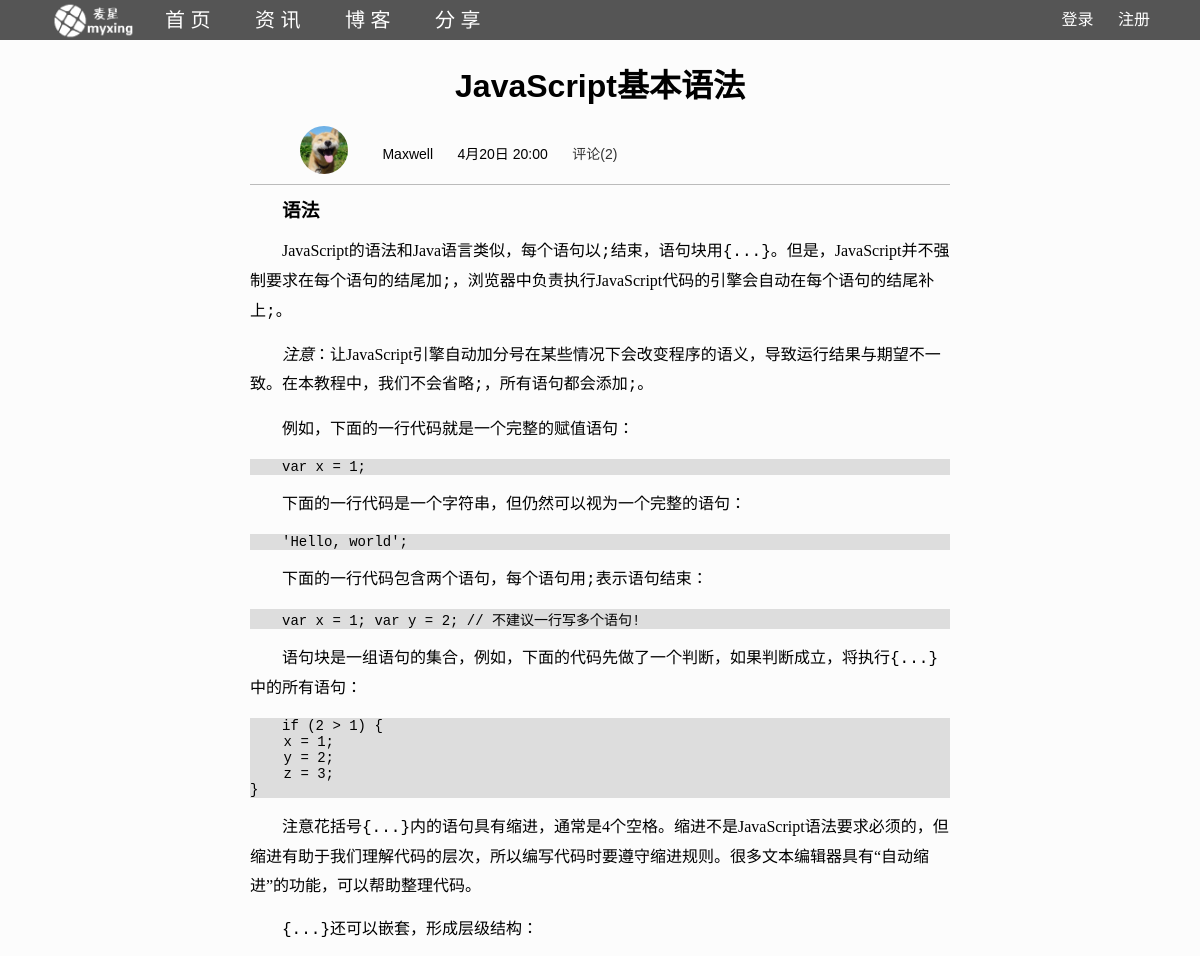
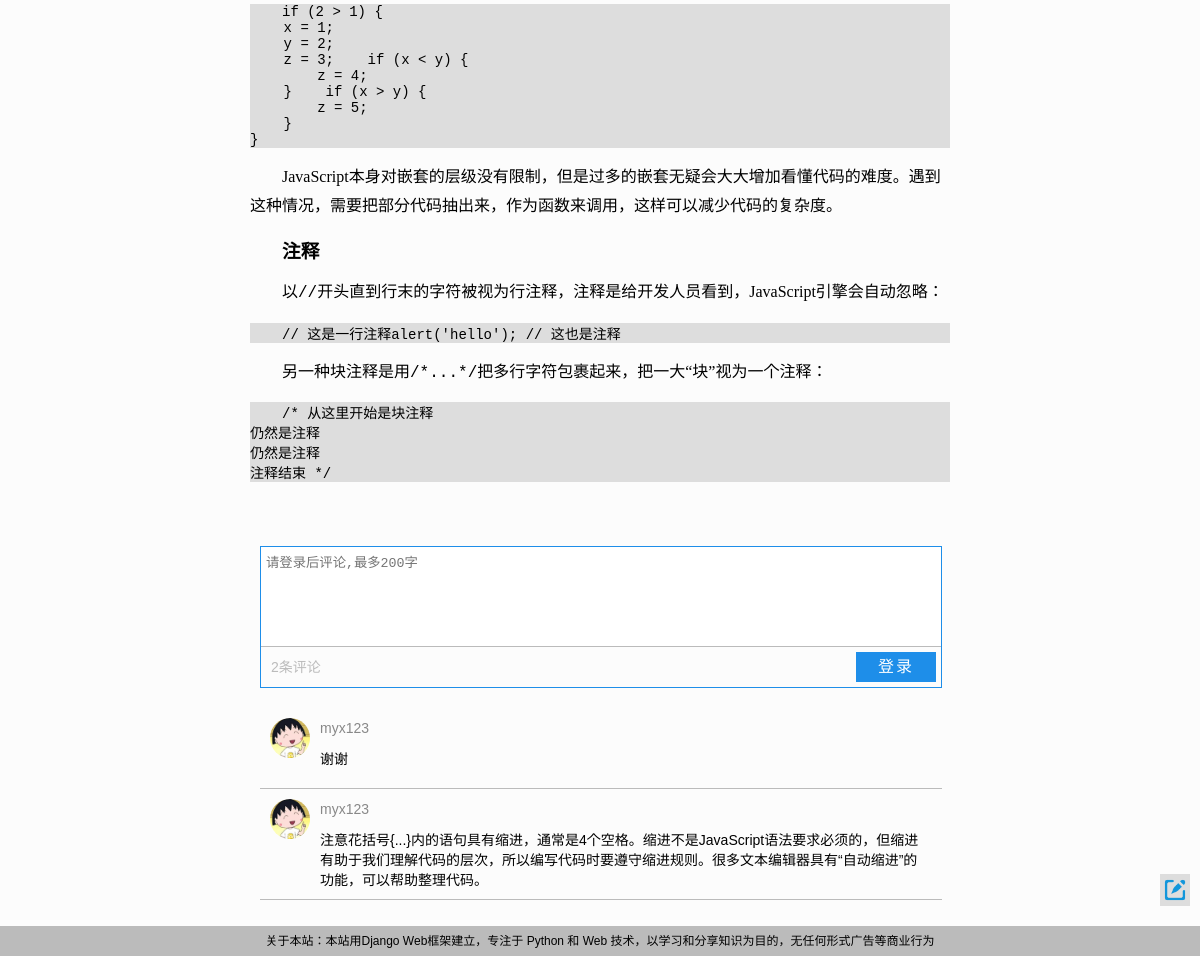
/blog-index/29/, run on an earlier commit of the app's database (2 pictures, top to bottom).
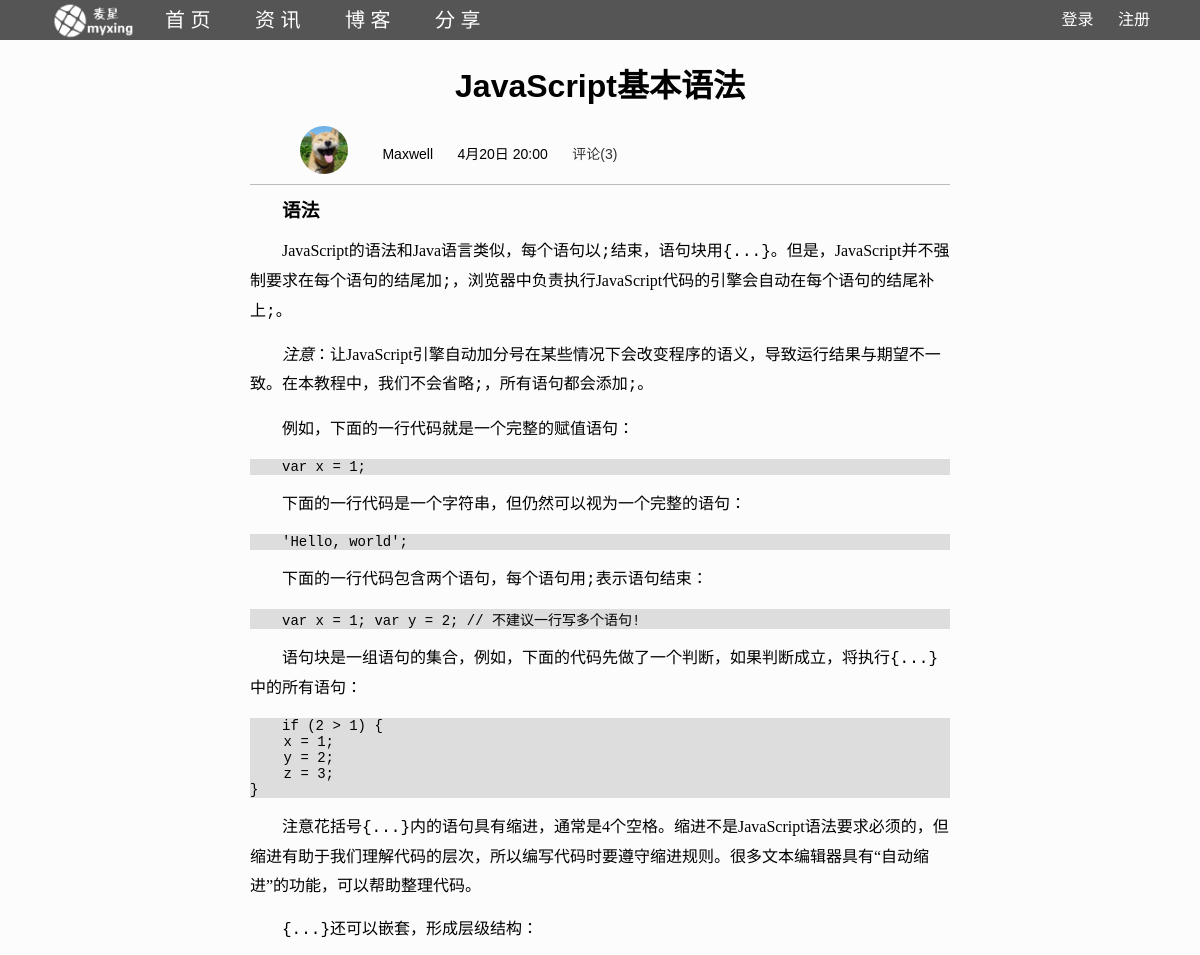
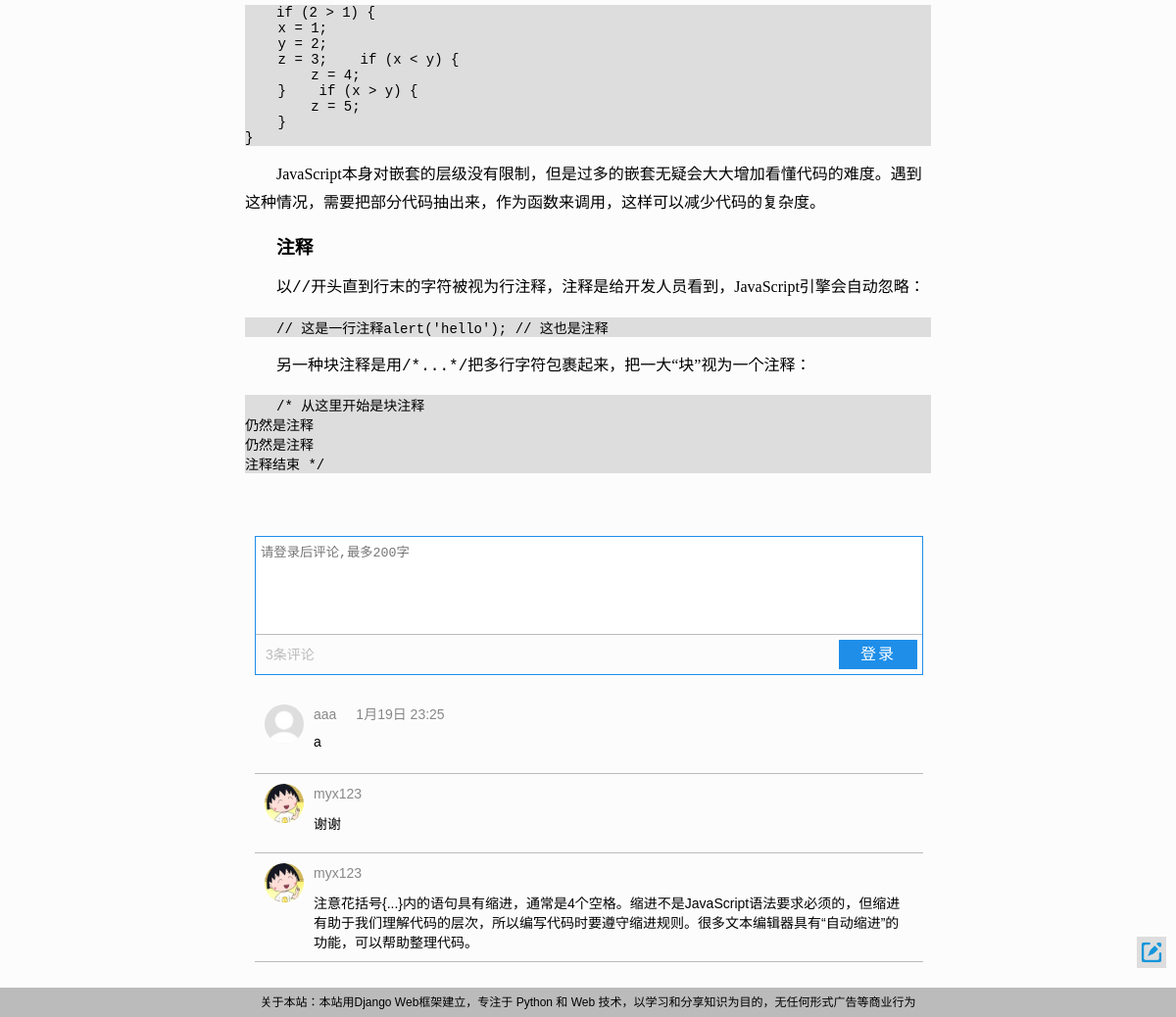
And on a later commit of the database (2 pictures, top to bottom).
### mysite/models.py (models this page shows, shortened)
class Blog(models.Model):
    IS_TOP_CHOICES = (
        ('Y', 'yes'),
        ('N', 'no'),
    )
    IS_TOP = models.CharField(
        max_length=5, choices=IS_TOP_CHOICES, default='N')
    title = models.CharField(max_length=100)
    blog_author = models.ForeignKey(Reg_user,on_delete=models.CASCADE)
    blog_tag = models.ManyToManyField(Blog_tag, blank=True)
    published_date = models.DateTimeField(auto_now_add=True)
    main_img = models.ImageField(upload_to='blog_main_img', blank=True)
    content = UEditorField('内容', height=300, width=1000, default=u'', blank=True,
                           imagePath='blog_content_img/', toolbars='besttome', filePath='blog_files/')
    blog_click = models.IntegerField(default=0)
    blog_love = models.IntegerField(default=0)
    class Meta:
        verbose_name_plural = 'D2_博客内容'
        ordering = ['-IS_TOP', '-published_date']

class Blog_comment(models.Model):
    blog_title = models.ForeignKey(Blog, on_delete=models.CASCADE)
    comment = models.ForeignKey(Reg_user, on_delete=models.CASCADE)
    comment_time = models.DateTimeField(auto_now_add=True)
    comment_text = models.TextField(blank=True)
    class Meta:
        verbose_name_plural = ('D3_博客评论')
        ordering = ['-comment_time']

### user_admin/models.py (models this page shows, shortened)
class Reg_user(models.base.Model):
    username = models.fields.CharField('用户名', max_length=20, unique=True)
    password = models.CharField('密码', max_length=120)
    email = models.EmailField('邮箱', blank=True)
    reg_time = models.DateTimeField('注册时间', auto_now_add=True)
    user_img = models.FileField(
        '用户图片', upload_to='author_img', default='author_img/user_normal.jpg')
    mobile_num = models.IntegerField('手机号码', blank=True, null=True)
    sex = models.CharField('性别', max_length=2, blank=True)
    birthday = models.DateField('生日', blank=True, default='2000-1-1')
    self_intro = models.CharField('自我介绍', max_length=100, blank=True)
    my_tag = models.CharField('我的标签', max_length=10, blank=True)
    def __str__(self):
        return self.username
    class Meta:
        verbose_name_plural = 'A1_注册用户'
        ordering = ['-reg_time']
    def get_img_url(self):
        if self.user_img:
            return self.user_img.url
        else:
            return '/upload/author_img/user_normal.jpg'

### mysite/views.py (the view)
# urls.py: url(r'^blog-index/(?P<pk>\d+)/', views.blog_detail, name='blog-detail'),
def blog_detail(request, pk):
    session_username = request.session.get('session_username')
    now_url = request.path
    blog = Blog.objects.get(pk=pk)
    if request.method == 'POST':
        author = Reg_user.objects.get(username=session_username)
        cf = CommentForm(request.POST)
        if cf.is_valid():
            blog_title = Blog.objects.get(pk=pk)
            add_comment = Blog_comment.objects.create(blog_title=blog_title, comment=author,
                                                      comment_text=cf.cleaned_data['comment_text'])
            response = redirect(now_url + '#blogdetail-comment')
            return response
    else:
        cf = CommentForm()
    return render(request, 'mysite/blog-detail.html', locals())

### mysite/forms.py
class CommentForm(forms.Form):
    comment_text = forms.CharField(max_length=200,
                                   widget=forms.Textarea(attrs={
                                       'class': 'comment-text',
                                       'placeholder': '请登录后评论,最多200字',
                                   }))

### common_functions/my_context_processor.py (called while the page is built)
def get_session_username(request):
    session_username = request.session.get('session_username')
    return {'session_username':session_username}

### mysite/templates/mysite/blog-detail.html (shortened to what this page needs)
{% extends 'base.html' %}
{% load staticfiles %}
{% block css %}<link rel="stylesheet" href="{% static 'mysite/css/blog-detail.css' %}">{% endblock %}
{% block content %}
<div class="blogdetail-box">
    <div class="blogdetail-top">
        <div class="blogdetail-title">
            <h1>{{ blog.title }}</h1>
        </div>
        <div class="blogdetail-author">
            <img class="blogdetail-img" src="{{ blog.blog_author.get_img_url }}">
            <div class="blogdetail-author-info">
                <span class="author-name">{{ blog.blog_author.username }}</span>
                <span class="published_time">{{ blog.published_date |date:"n月j日 G:i"}}</span>
                <span class="blogdetail-comment"><a href="#blogdetail-comment">评论({{ blog.blog_comment_set.all|length }})</a></span>
            </div>
        </div>
    </div>
    <div class="blogdetail-bottom">
        {{ blog.content | safe}}
    </div>
    <div class="blogdetail-comment" id="blogdetail-comment">
        <form method="post">
            {% for field in cf %} {% csrf_token %}
            <div>{{field}}</div>
            {% endfor %}
            <div class="log-submit">
                <span class="comment_num">{{ blog.blog_comment_set.all.count }}条评论</span> {% if session_username %}
                <span class="username_form"><a href="{% url 'useradmin' %}">{{session_username}}</a></span>
                <input type="submit" class="submit_btn" value="提交"> {% else %}
                <span class="log_btn"><a href="{% url 'login' %}">登录</a></span> {% endif %}
            </div>
        </form>
        <div class="comment-list">
            {% for comment in blog.blog_comment_set.all %}
            <div class="comment-box clearfix">
                <a href="#" class="comment-img"><img src="{{ comment.comment.get_img_url }}" alt=""></a>
                <div class="comment-detail">
                    <div class="comment-name-time"><span class="username">{{ comment.comment }}</span><span class="time">{{ comment.comment_time|date:"n月j日 G:i"}}</span></div>
                    <div class="comment-word">{{ comment.comment_text }}</div>
                </div>
            </div>
            {% endfor %}
        </div>
    </div>
</div>
{% endblock %}

### mysite/templates/base.html (shortened to what this page needs)
{% load static %}
<!doctype html>
<html>
<head>
    <link rel="stylesheet" href="{% static 'base.css' %}">
    {% block css %}{% endblock %}
</head>
<body>
    <div class="header-box">
        <div class="header">
            <div class="logo-img"><img src="{% static 'logo_w.png'%}"></div>
            <div class="header-nav">
                <a class="item" href="{% url 'index' %}" target="_self">首 页</a>
                <a class="item" href="{% url 'news-index' %}" target="_self">资 讯</a>
                <a class="item" href="{% url 'blog-index' %}" target="_self">博 客</a>
                <a class="item" href="{% url 'share-index' %}" target="_self">分 享</a>
            </div>
            <div class="log-reg">
                {% if session_username %}
                <a class="userinfo" href="{% url 'useradmin' %}" title="进入个人中心">{{ session_username }}</a>
                <a class="userinfo" href="{% url 'logout' %}" title="为保障账户安全，请不要忘了退出" target="_self">退出</a>
                {% else %}
                <a class="log" href="{% url 'login' %}" title="登录" target="_self">登录</a>
                <a class="reg" href="{% url 'register' %}" title="注册">注册</a>
                {% endif %}
            </div>
        </div>
    </div>
    {% block content %} {% endblock %}
    <div class="side-box">
        <div class="feedback" style="background-image: url({% static 'mysite/images/icon/feedback.png' %})"></div>
    </div>
    <div class="footer-box">
        <div class="footer">
            关于本站：本站用Django Web框架建立，专注于 Python 和 Web 技术，以学习和分享知识为目的，无任何形式广告等商业行为
        </div>
    </div>
</body>
</html>

### mysite/static/base.css (style rules this page uses)
* { margin:0; padding:0; }
body { font-family:"微软雅黑", Arial, sans-serif }
a { color:#333; text-decoration:none; }
* { list-style-type:none; }
img { border-style:none; }
.clearfix { zoom:1 }
.clearfix:after { content:"."; display:block; visibility:hidden; height:0px; clear:both; }
.header-box { background-color:#555; position:fixed; left:0; top:0; z-index:9; width:100%; }
.header { width:1100px; height:40px; margin:0 auto }
.logo-img { background-color:#555; float:left; margin-right: 30px; }
.logo-img img { width:85px; height:40px; display: block; }
.header-nav { height:40px; float:left; }
.item { display:inline-block; line-height:40px; text-align:center; color:#fff; margin-right:40px; font-size:20px; }
.log-reg { float:right; }
.reg, .log { display:inline-block; line-height:40px; text-align:center; color:#fff; margin-left:20px; }
.side-box { border1:red solid 1px; width:30px; position: fixed; right:10px; bottom:50px; }
.feedback { border1:red solid 1px; height: 32px; margin-top: 10px; background:#ddd no-repeat center; background-size:30px; font-size:10px; cursor: pointer; text-align: center; }
.footer-box { height:30px; background-color:#bbb; margin-top:10px; }
.footer { font-size:12px; width:1000px; margin:0 auto; text-align:center; line-height:30px; }

### mysite/static/mysite/css/blog-detail.css (style rules this page uses)
body { background-color:#fcfcfc; }
.blogdetail-box { width:700px; margin:60px auto 0 auto; }
.blogdetail-top { border-bottom:#BBB solid 1px; }
.blogdetail-title { text-align:center; }
.blogdetail-author { width:600px; height:48px; margin:20px auto 10px auto; }
.blogdetail-img { width:48px; height:48px; border-radius:50%; vertical-align:middle; margin-right:20px; }
.blogdetail-author-info { display:inline-block; width:500px; vertical-align:middle; }
.author-name, .published_time, .blogdetail-comment { font-size:14px; display:inline-block; margin:0 10px; }
.blogdetail-bottom { margin-top:10px; text-indent:2em; overflow:hidden; width:700px; min-height:500px; }
.blogdetail-bottom p { font-family:"微软雅黑", "宋体", serif; font-size:16px; margin:15px auto; line-height:180%; }
.blogdetail-bottom pre { font-family:"Courier New", Courier, monospace; font-size:14px; background-color:#DDD }
.blogdetail-comment { margin-top:5px; }
form { border:#1E8EE9 solid 1px; width:680px; margin:0 auto; }
.comment-text { border:0;border-bottom:#bbb solid 1px; height:100px; width:680px; resize:none; display:block; padding:5px; outline:0; box-sizing:border-box; }
.log-submit { height:40px; }
.comment_num { line-height:40px; margin:0 30px 0 10px; color:#BBB }
.submit_btn,.log_btn a { border:0px; float:right; display:inline-block; width:80px; height:30px; outline:0; background-color:#1E8EE9; letter-spacing:2px; color:#fff; text-align:center; line-height:30px; font-size:16px; font-family:"微软雅黑", "宋体", serif; cursor:pointer; margin:5px; }
.comment-list { margin-top:20px; }
.comment-box { border-bottom:#bbb solid 1px; min-height:80px; }
.comment-img img { width:40px; height:40px; margin:10px; float:left; border-radius:20px; }
.comment-detail { display:inline-block; width:600px; }
.comment-name-time { height:20px; line-height:20px; font-size:14px; margin-top:10px; color:#888; }
.username,.time { margin-right:20px; }
.comment-word { margin:10px auto; font-size:14px; }

What changed in the data, as far as the page shows it:
computed for Blog "JavaScript基本语法": blog_comment_set.all|length "2" → "3"; blog_comment_set.all.count "2" → "3"
added Blog_comment: comment.get_img_url (picture), comment "aaa", comment_time "1月19日 23:25", comment_text "a"
